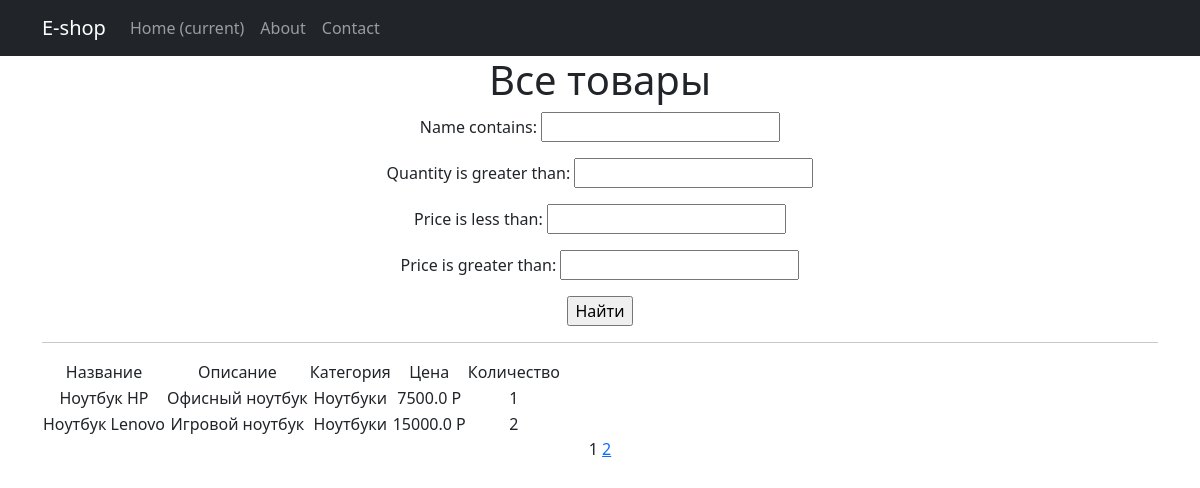
The app's page /simpleapp/products/ with its own data.
### simpleapp/models.py (models this page shows, shortened)
class Product(models.Model):
    name = models.CharField(
        max_length=50,
        unique=True,
    )
    description = models.TextField()
    quantity = models.IntegerField(
        validators=[MinValueValidator(0)],
    )
    category = models.ForeignKey(
        to="Category",
        on_delete=models.CASCADE,
        related_name="products",
    )
    price = models.FloatField(
        validators=[MinValueValidator(0.0)],
    )

class Category(models.Model):
    name = models.CharField(max_length=100, unique=True)

### simpleapp/views.py (the view)
# urls.py: path('products/', ProductsList.as_view(), name='products_list'),
class ProductsList(ListView):
    model = Product
    ordering = "name"
    template_name = "products.html"
    context_object_name = "products"
    paginate_by = 2
    def get_queryset(self):
        queryset = super().get_queryset()
        self.filterset = ProductFilter(self.request.GET, queryset)
        return self.filterset.qs
    def get_context_data(self, **kwargs):
        context = super().get_context_data(**kwargs)
        context["filterset"] = self.filterset
        return context

### simpleapp/templatetags/custom_filters.py (called while the page is built)
@register.filter()
def currency(value, code='rub'):
   postfix = CURRENCIES_SYMBOLS[code]
   return f'{value} {postfix}'

### simpleapp/templatetags/custom_tags.py (called while the page is built)
@register.simple_tag(takes_context=True)
def url_replace(context, **kwargs):
   d = context['request'].GET.copy()
   for k, v in kwargs.items():
       d[k] = v
   return d.urlencode()

### templates/products.html (shortened to what this page needs)
{% extends 'flatpages/default.html' %}
{% load custom_filters %}
{% load custom_tags %}
{% block title %}
{% block navbar %}E-shop{% endblock navbar %}
{% endblock %}
{% block content %}
  <h1>Все товары</h1>
   <form action="" method="get">
       {{ filterset.form.as_p }}
       <input type="submit" value="Найти" />
   </form>
  <hr />
  {% if products %}
    <table>
      <tr>
        <td>Название</td>
        <td>Описание</td>
        <td>Категория</td>
        <td>Цена</td>
        <td>Количество</td>
      </tr>
      {% for product in products %}
        <tr>
          <td>{{ product.name }}</td>
          <td>{{ product.description|truncatechars:15 }}</td>
          <td>{{ product.category.name }}</td>
          <td>{{ product.price|currency }}</td>
          <td>{{ product.quantity }}</td>
        </tr>
      {% endfor %}
    </table>
  {% else %}
    <h2>Товаров нет!</h2>
  {% endif %}
  {{ page_obj.number }}
  {% if page_obj.has_next %}
    <a href="?{% url_replace page=page_obj.next_page_number %}">{{ page_obj.next_page_number }}</a>
  {% endif %}
{% endblock %}

### templates/flatpages/default.html (shortened to what this page needs)
<!DOCTYPE html>
<html lang="en">
<head>
  {% load static %}
  <link href="{% static 'css/styles.css' %}" rel="stylesheet" />
</head>
<body>
  <nav class="navbar navbar-expand-lg navbar-dark bg-dark static-top">
    <div class="container">
      <a class="navbar-brand" href="#">{% block navbar %}{% endblock navbar %}</a>
      <div class="collapse navbar-collapse" id="navbarResponsive">
        <ul class="navbar-nav ml-auto">
          <li class="nav-item active">
            <a class="nav-link" href="#">Home
              <span class="sr-only">(current)</span>
            </a>
          </li>
          <li class="nav-item">
            <a class="nav-link" href="/about/">About</a>
          </li>
          <li class="nav-item">
            <a class="nav-link" href="/contacts/">Contact</a>
          </li>
        </ul>
      </div>
    </div>
  </nav>
  <div class="container">
    <div class="row">
      <div class="col-lg-12 text-center">
       {% block content %}{% endblock content %}
      </div>
    </div>
  </div>
</body>
</html>

### records on screen
Product: name "Ноутбук HP", description "Офисный ноутбук", category.name "Ноутбуки", price "7500.0 Р", quantity "1"
Product: name "Ноутбук Lenovo", description "Игровой ноутбук", category.name "Ноутбуки", price "15000.0 Р", quantity "2"

### other values on screen
{{ page_obj.number }} "1"
{{ page_obj.next_page_number }} "2"
